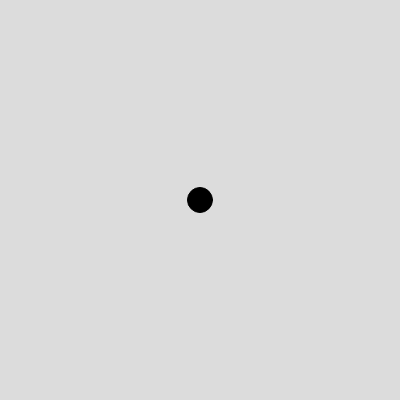
Frame 1 (no input)
Frame 60 (no input): identical to frame 1, image omitted
Frame 120 (the mouse pressed at the canvas centre since frame 60): identical to frame 1, image omitted

The p5.js sketch that drew this single still picture (run headless with seeded random() and noise() and a simulated clock; from frame 60 on, the mouse is pressed at the canvas centre):

// p5.js sketch
// ── sketch.js
let x = 200;
let y = 200;

let movingUp = false;
let movingDown = false;
let movingLeft = false;
let movingRight = false;

function setup() {
  createCanvas(400, 400);
}

function draw() {
  background(220);
  moveEllipse();
  fill(0);
  ellipse(x, y, 25, 25);
}

function moveEllipse() {
  if (movingUp) {
    y -= 3;
  }
  if (movingDown) {
    y += 3;
  }
  if (movingLeft) {
    x -=3;
  }
  if (movingRight) {
    x +=3;
  }
}

function keyPressed() {
  if (key === "w") {
    movingUp = true;
  }
  if (key === "s") {
    movingDown = true;
  }
  if (key === "a") {
    movingLeft = true;
  }
  if (key === "d") {
    movingRight = true;
  }
}

function keyReleased() {
  if (key === "w") {
    movingUp = false;
  }
  if (key === "s") {
    movingDown = false;
  }
  if (key === "a") {
    movingLeft = false;
  }
  if (key === "d") {
    movingRight = false;
  }
}
